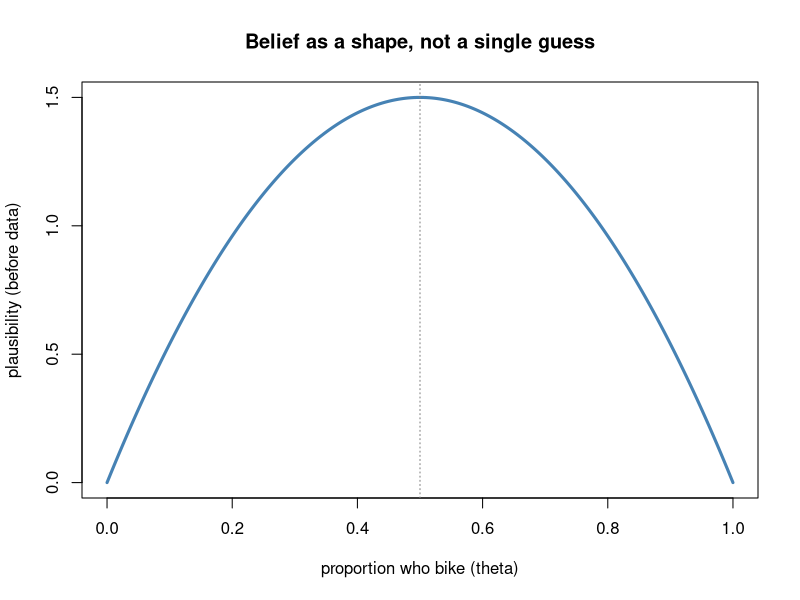
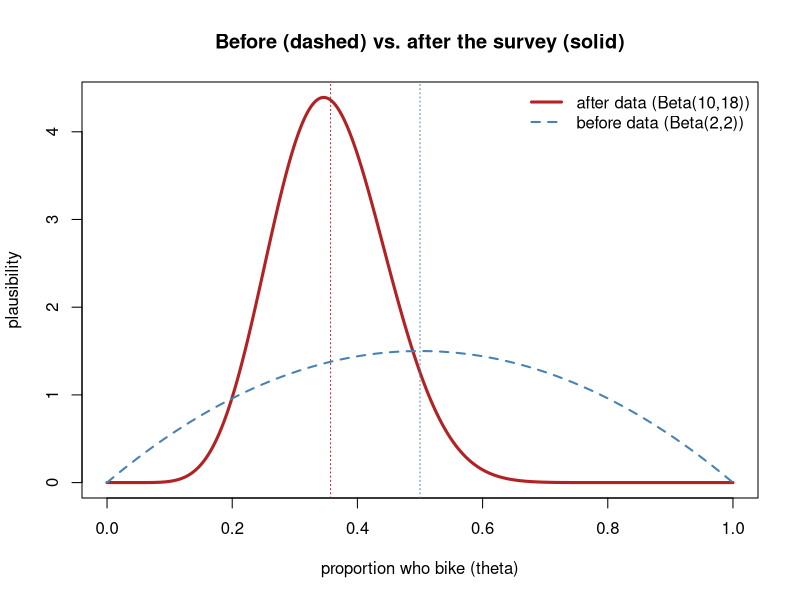

These figures' R source, in order:
## ---- chunk 1
#| label: fig-prior-shape
#| fig-cap: "A mild prior belief about the proportion of students who bike to campus: most plausibility sits in the broad middle, with values near 0 and near 1 treated as less believable before any data."
#| fig-alt: "A smooth hump-shaped curve over the horizontal axis from 0 to 1, symmetric and peaking at 0.5, low at both ends. It shows a gentle prior belief that favors middle proportions over extreme ones."
set.seed(1)
theta <- seq(0, 1, length.out = 400)
prior <- dbeta(theta, 2, 2)  # a mild "middle is more plausible" belief
plot(theta, prior, type = "l", lwd = 3, col = "steelblue",
     xlab = "proportion who bike (theta)", ylab = "plausibility (before data)",
     main = "Belief as a shape, not a single guess")
abline(v = 0.5, lty = 3, col = "gray50")
## ---- chunk 2
#| label: fig-prior-to-posterior
#| fig-cap: "The same belief before and after evidence. The dashed prior (mild, centered at 0.5) becomes the solid updated belief after a survey of 8 bikers out of 24: the shape shifts toward the data (lower) and gets tighter (more certain)."
#| fig-alt: "Two curves over 0 to 1. A dashed lower, wider hump peaks near 0.5 (the prior). A solid taller, narrower hump peaks near 0.36 (the updated belief). An arrow-like shift shows the belief moving left toward the data and becoming more concentrated."
set.seed(2)
theta <- seq(0, 1, length.out = 400)
prior     <- dbeta(theta, 2, 2)    # before data
posterior <- dbeta(theta, 10, 18)  # after 8 of 24: Beta(2+8, 2+16)
plot(theta, posterior, type = "l", lwd = 3, col = "firebrick",
     xlab = "proportion who bike (theta)", ylab = "plausibility",
     main = "Before (dashed) vs. after the survey (solid)")
lines(theta, prior, lwd = 2, lty = 2, col = "steelblue")
abline(v = 10/28, lty = 3, col = "firebrick")   # updated center ~0.357
abline(v = 0.5,   lty = 3, col = "steelblue")   # prior center 0.5
legend("topright", c("after data (Beta(10,18))", "before data (Beta(2,2))"),
       col = c("firebrick", "steelblue"), lwd = c(3, 2), lty = c(1, 2), bty = "n")
